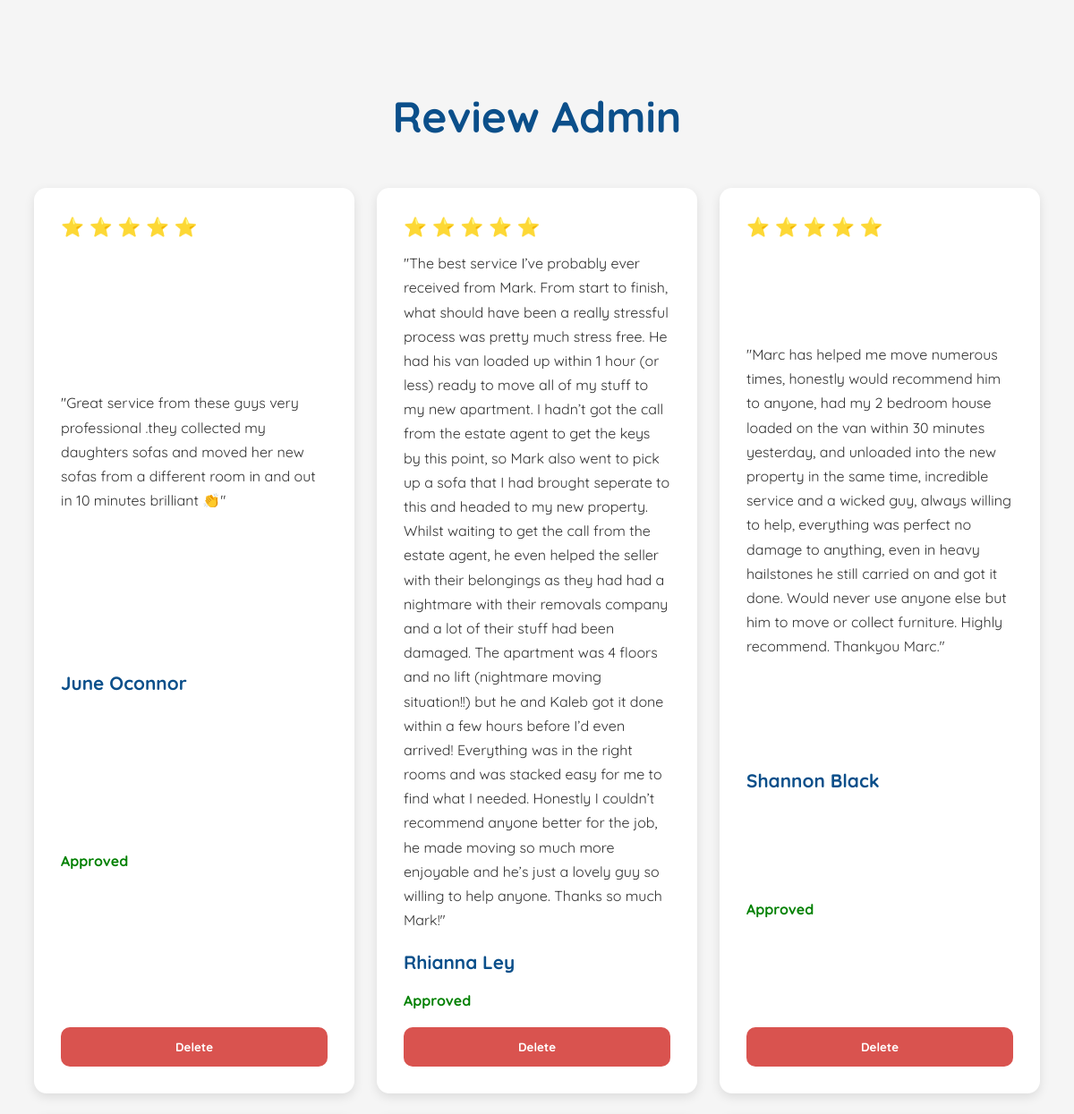
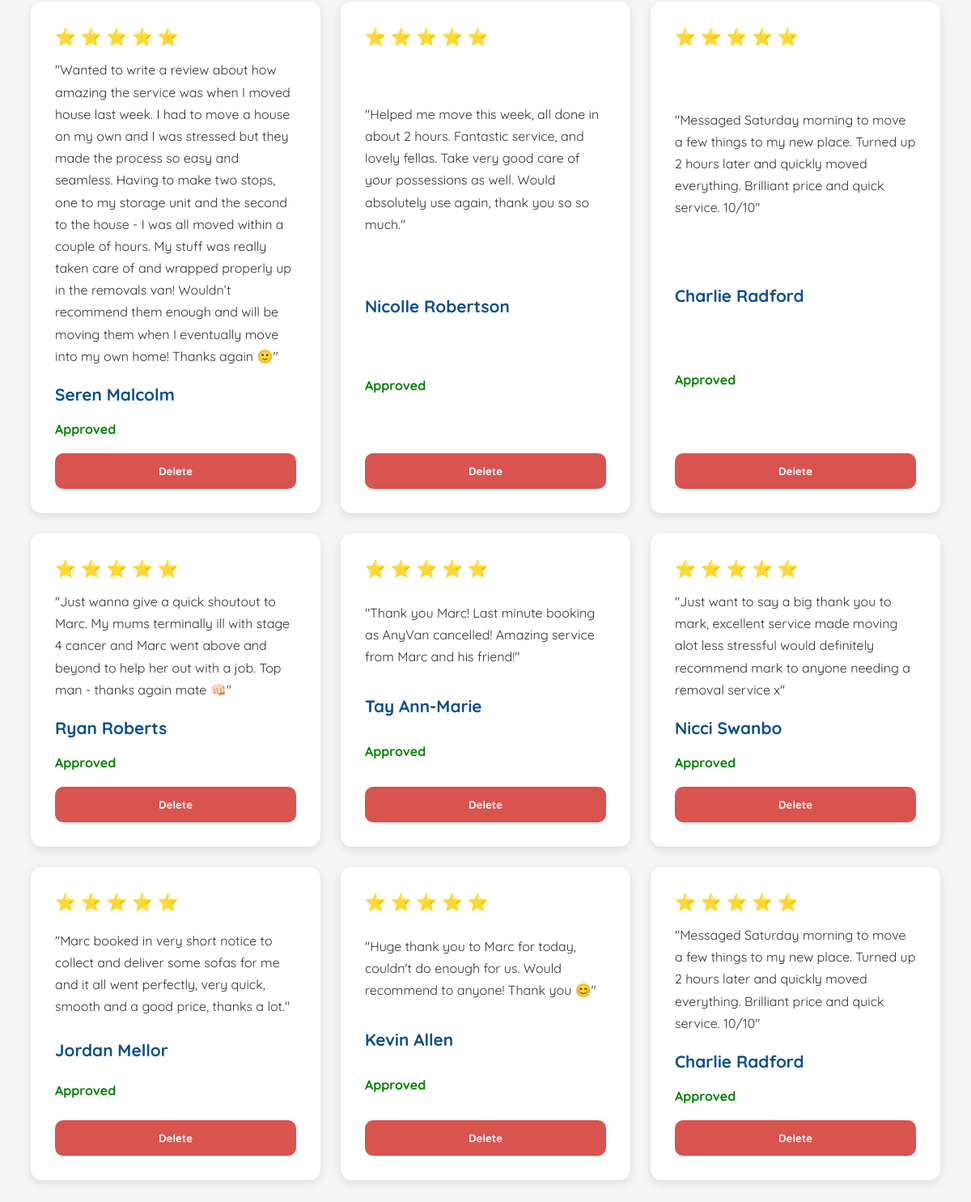
Page /admin/reviews on the committed database (2 pictures, top to bottom).
### tables this page shows
CREATE TABLE reviews (
            id INTEGER PRIMARY KEY AUTOINCREMENT,
            name TEXT NOT NULL,
            rating INTEGER NOT NULL,
            review_text TEXT NOT NULL,
            approved INTEGER DEFAULT 0,
            created_at TIMESTAMP DEFAULT CURRENT_TIMESTAMP
        );

### app.py (the view)
@app.route("/admin/reviews")
def admin_reviews():
    conn = get_db()
    reviews = conn.execute("""
        SELECT * FROM reviews
        ORDER BY created_at DESC
    """).fetchall()
    conn.close()
    return render_template("admin_reviews.html", reviews=reviews)

### app.py (called while the page is built)
def get_db():
    conn = sqlite3.connect(DATABASE)
    conn.row_factory = sqlite3.Row
    return conn

### templates/admin_reviews.html (shortened to what this page needs)
<!DOCTYPE html>
<html lang="en">
<head>
</head>
<body>
  <h1>Review Admin</h1>
  <div class="review-cards">
    {% for review in reviews %}
      <div class="review-card">
        <div class="stars">
          {% for i in range(review.rating) %}
            ⭐
          {% endfor %}
        </div>
        <div class="review-text">
          "{{ review.review_text }}"
        </div>
        <div class="review-name">
          {{ review.name }}
        </div>
        <div class="status">
          {% if review.approved %}
            <span class="approved">Approved</span>
          {% else %}
            <span class="pending">Pending Approval</span>
          {% endif %}
        </div>
        <div class="button-group">
          <form method="POST" action="/delete-review/{{ review.id }}">
            <button class="delete-btn" type="submit">
              Delete
            </button>
          </form>
        </div>
      </div>
    {% endfor %}
  </div>
</body>
</html>

### templates/admin_reviews.html (style rules this page uses)
body { font-family: "Quicksand", sans-serif; background-color: #f5f5f5; padding: 60px 30px; }
h1 { text-align: center; color: #0b4f8a; font-size: 3rem; margin-bottom: 50px; }
.review-cards { display: grid; grid-template-columns: repeat(3, 1fr); gap: 25px; max-width: 1400px; margin: 0 auto; }
.review-card { background-color: white; padding: 30px; border-radius: 14px; box-shadow: 0 4px 12px rgba(0,0,0,0.1); display: flex; flex-direction: column; justify-content: space-between; }
.stars { font-size: 1.3rem; margin-bottom: 15px; }
.review-text { line-height: 1.7; color: #333; margin-bottom: 20px; }
.review-name { color: #0b4f8a; font-size: 1.3rem; font-weight: 700; margin-bottom: 20px; }
.status { margin-bottom: 20px; font-weight: 700; }
.approved { color: green; }
.button-group { display: flex; gap: 12px; }
.button-group form { flex: 1; }
button { width: 100%; border: none; padding: 14px; border-radius: 10px; font-family: "Quicksand", sans-serif; font-weight: 700; cursor: pointer; transition: 0.3s; }
.delete-btn { background-color: #d9534f; color: white; }

### rows in the picture
reviews: rating 5 (drawn), review_text "Great service from these guys very professional .they collected my daughters sofas and moved her new sofas from a different room in and out in 10 minutes brilliant 👏", name "June Oconnor", approved "Approved"
reviews: rating 5 (drawn), review_text "The best service I’ve probably ever received from Mark. From start to finish, what should have been a really stressful process was pretty much stress free. He had his van loaded up within 1 hour (or less) ready to move all of my stuff to my new apartment. I hadn’t got the call from the estate agent to get the keys by this point, so Mark also went to pick up a sofa that I had brought seperate to this and headed to my new property. Whilst waiting to get the call from the estate agent, he even helped the seller with their belongings as they had had a nightmare with their removals company and a lot of their stuff had been damaged. The apartment was 4 floors and no lift (nightmare moving…", name "Rhianna Ley", approved "Approved"
reviews: rating 5 (drawn), review_text "Marc has helped me move numerous times, honestly would recommend him to anyone, had my 2 bedroom house loaded on the van within 30 minutes yesterday, and unloaded into the new property in the same time, incredible service and a wicked guy, always willing to help, everything was perfect no damage to anything, even in heavy hailstones he still carried on and got it done. Would never use anyone else but him to move or collect furniture. Highly recommend. Thankyou Marc.", name "Shannon Black", approved "Approved"
reviews: rating 5 (drawn), review_text "Wanted to write a review about how amazing the service was when I moved house last week. I had to move a house on my own and I was stressed but they made the process so easy and seamless. Having to make two stops, one to my storage unit and the second to the house - I was all moved within a couple of hours. My stuff was really taken care of and wrapped properly up in the removals van! Wouldn’t recommend them enough and will be moving them when I eventually move into my own home! Thanks again 🙂", name "Seren Malcolm", approved "Approved"
reviews: rating 5 (drawn), review_text "Helped me move this week, all done in about 2 hours. Fantastic service, and lovely fellas. Take very good care of your possessions as well. Would absolutely use again, thank you so so much.", name "Nicolle Robertson", approved "Approved"
reviews: rating 5 (drawn), review_text "Messaged Saturday morning to move a few things to my new place. Turned up 2 hours later and quickly moved everything. Brilliant price and quick service. 10/10", name "Charlie Radford", approved "Approved"
reviews: rating 5 (drawn), review_text "Just wanna give a quick shoutout to Marc. My mums terminally ill with stage 4 cancer and Marc went above and beyond to help her out with a job. Top man - thanks again mate 👊🏻", name "Ryan Roberts", approved "Approved"
reviews: rating 5 (drawn), review_text "Thank you Marc! Last minute booking as AnyVan cancelled! Amazing service from Marc and his friend!", name "Tay Ann-Marie", approved "Approved"
reviews: rating 5 (drawn), review_text "Just want to say a big thank you to mark, excellent service made moving alot less stressful would definitely recommend mark to anyone needing a removal service x", name "Nicci Swanbo", approved "Approved"
reviews: rating 5 (drawn), review_text "Marc booked in very short notice to collect and deliver some sofas for me and it all went perfectly, very quick, smooth and a good price, thanks a lot.", name "Jordan Mellor", approved "Approved"
reviews: rating 5 (drawn), review_text "Huge thank you to Marc for today, couldn't do enough for us. Would recommend to anyone! Thank you 😊", name "Kevin Allen", approved "Approved"
reviews: rating 5 (drawn), review_text "Messaged Saturday morning to move a few things to my new place. Turned up 2 hours later and quickly moved everything. Brilliant price and quick service. 10/10", name "Charlie Radford", approved "Approved"
